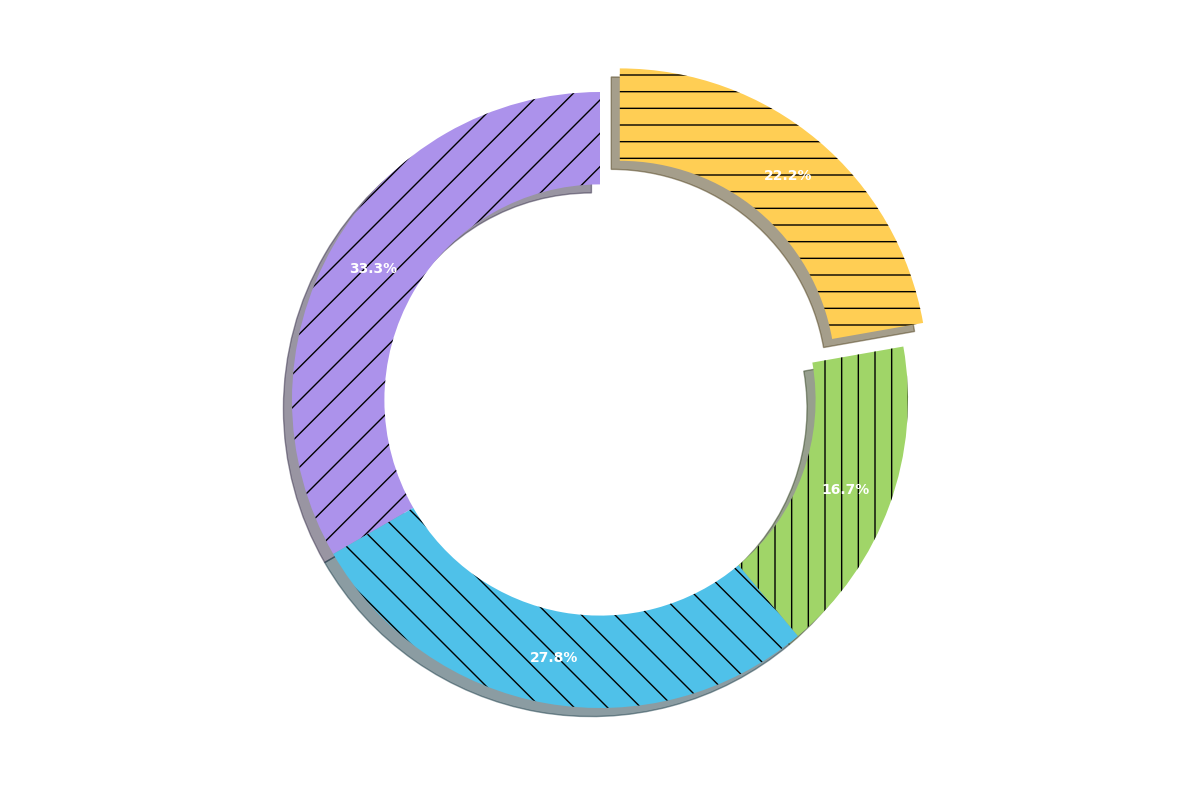

Reproduce this figure in Python.
import matplotlib.pyplot as plt

energy_usage = [30, 25, 15, 20]

colors = ['#AC92EB', '#4FC1E9', '#A0D568', '#FFCE54']
hatches = ['/', '\\', '|', '-']

explode = (0, 0, 0, 0.1)

fig, ax = plt.subplots(figsize=(12, 8), subplot_kw=dict(aspect="equal"))

wedges, texts, autotexts = ax.pie(
    energy_usage, 
    explode=explode, 
    labels=None,  
    colors=colors, 
    autopct='%1.1f%%', 
    shadow=True, 
    startangle=90,
    pctdistance=0.85,
    wedgeprops=dict(width=0.3)  
)

for wedge, hatch in zip(wedges, hatches):
    wedge.set_hatch(hatch)

for text in texts:
    text.set_text("")  

for autotext in autotexts:
    autotext.set_fontsize(10)
    autotext.set_color('white')
    autotext.set_weight('bold')

ax.set_title('')  # Remove title

plt.tight_layout()
plt.show()
